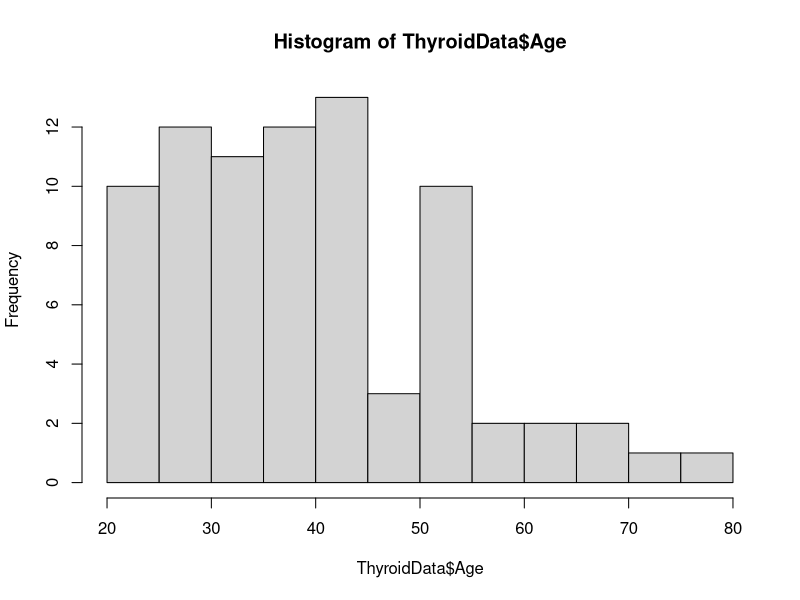
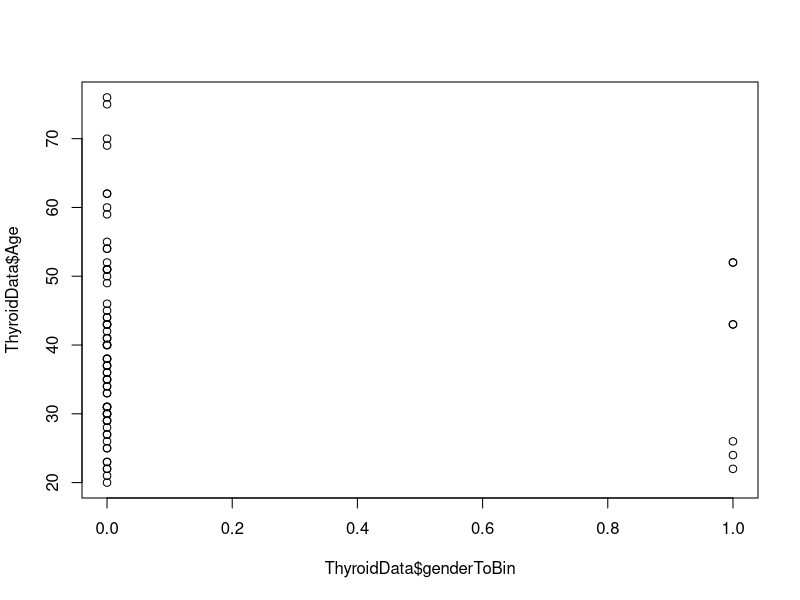

Generate these figures, in order, with R:
## ---- chunk 1
knitr::opts_chunk$set(echo = TRUE)
## ---- chunk 2

#rm(list=ls())
setwd("D:\\BusinessAnalytics\\Assignment1")

#reading the data
ThyroidData=read.csv("Thyroid_Diff.csv")

#Generating General summary Statistics from the Entire data
summary(ThyroidData)

#Generating cross proportion for two categorical variables "Gender" and "Smoking"
tempTable=table(ThyroidData$Gender,ThyroidData$Smoking)
round(prop.table(tempTable),3)

#Generating summary statistics for quantitative variable "Age""
summary(ThyroidData$Age)

#Transforming categorical variable into binary variable
ThyroidData$genderToBin=ifelse(ThyroidData$Gender=="M", 1,0)

# Transformation of quantitative variable "Age" to a categorical variable
ThyroidData$agebracket=ifelse(ThyroidData$Age<19,"Minor",ifelse(ThyroidData$Age>59,"Senior","Adult"))

#Plotting Histogram of quantitative variable "Age"
AgeHist=hist(ThyroidData$Age)

#Creating Scatterplot for Age and Binary version of "Gender"
plot(ThyroidData$genderToBin, ThyroidData$Age)








